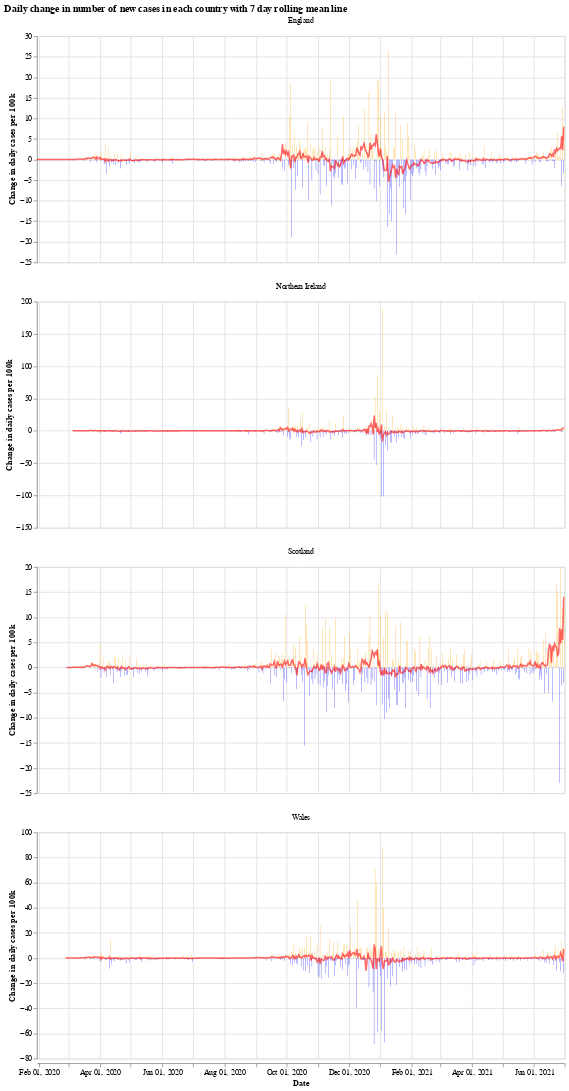

Notebook source saved alongside this figure:
### Markdown cell above
We will use the Python library `Altair` for visualising the data, see the [altair docs](https://altair-viz.github.io/) for more information.

First we have a graph which shows the daily change in the number of new cases for each country. This number jumps up and down all over the place, which is likely due to delay in reporting of new cases over the weekend. Another interesting thing is that it looks like the daily cases in Wales experienced a much shorter period of calm over the summer (calm in the sense of daily cases not jumping up and down).

The orange bars are days when the number of new cases (per 100k population) was more than the previous day, while the blue are days when the number of new cases dropped. The red line is the 7 day moving average. 

When the moving average line is below 0, it means that there is a consistent drop in new cases. We can see this clearly happening around the times that lockdowns were introduced (though, to varying degrees). I will update the graphs soon with a marker of when each lockdown started.

### Code cell
# collapse
import altair as alt

bars = alt.Chart(uk_cases).mark_bar().encode(
    x=alt.X("yearmonthdate(date):T", axis=alt.Axis(title='Date')),
    y=alt.Y("casesChangeRate:Q", axis=alt.Axis(title='Change in daily cases per 100k')),
    tooltip='casesChange',
    color=alt.condition(
        alt.datum.casesChangeRate > 0,
        alt.value("orange"),  # The positive color
        alt.value("blue")  # The negative color
    )
).properties(title='Daily change in number of new cases with 7 day rolling mean',width=700).interactive()

line = alt.Chart(uk_cases).mark_line(
    color='red',
    size=2,
    opacity=0.6
).transform_window(
    rolling_mean='mean(casesChangeRate)',
    frame=[0, 7],
    groupby=['areaName']
).encode(
    x='yearmonthdate(date):T',
    y='rolling_mean:Q'
)

alt.layer(bars, line, data=uk_cases).facet(alt.Column(
    'areaName', title=''), columns=1).resolve_scale(y='independent').properties(title='Daily change in number of new cases in each country with 7 day rolling mean line')

### Figure 1 — Vega-Lite specification as saved in the notebook (floating-point values rounded to 4 significant figures; data arrays with more than 128 entries replaced by an {"elided": "..."} marker saying what was removed)
{"config": {"view": {"continuousWidth": 400, "continuousHeight": 300}}, "data": {"name": "data-3a4dd912e6be241f3ad1996f1921072b"}, "facet": {"type": "nominal", "field": "areaName", "title": ""}, "spec": {"layer": [{"mark": "bar", "encoding": {"color": {"condition": {"value": "orange", "test": "(datum.casesChangeRate > 0)"}, "value": "blue"}, "tooltip": {"type": "quantitative", "field": "casesChange"}, "x": {"type": "temporal", "axis": {"title": "Date"}, "field": "date", "timeUnit": "yearmonthdate"}, "y": {"type": "quantitative", "axis": {"title": "Change in daily cases per 100k"}, "field": "casesChangeRate"}}, "selection": {"selector001": {"type": "interval", "bind": "scales", "encodings": ["x", "y"]}}, "title": "Daily change in number of new cases with 7 day rolling mean", "width": 700}, {"mark": {"type": "line", "color": "red", "opacity": 0.6, "size": 2}, "encoding": {"x": {"type": "temporal", "field": "date", "timeUnit": "yearmonthdate"}, "y": {"type": "quantitative", "field": "rolling_mean"}}, "transform": [{"window": [{"op": "mean", "field": "casesChangeRate", "as": "rolling_mean"}], "frame": [0, 7], "groupby": ["areaName"]}]}]}, "columns": 1, "resolve": {"scale": {"y": "independent"}}, "title": "Daily change in number of new cases in each country with 7 day rolling mean line", "$schema": "https://vega.github.io/schema/vega-lite/v4.8.1.json", "datasets": {"data-3a4dd912e6be241f3ad1996f1921072b": {"elided": "1980 records"}}}
